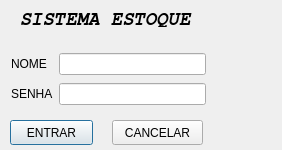
<?xml version="1.0" encoding="UTF-8"?>
<ui version="4.0">
 <class>Dialog</class>
 <widget class="QDialog" name="Dialog">
  <property name="geometry">
   <rect>
    <x>0</x>
    <y>0</y>
    <width>282</width>
    <height>150</height>
   </rect>
  </property>
  <property name="maximumSize">
   <size>
    <width>282</width>
    <height>150</height>
   </size>
  </property>
  <property name="windowTitle">
   <string>ARPROTECT</string>
  </property>
  <property name="windowIcon">
   <iconset resource="recursos.qrc">
    <normaloff>:/img/img/configure_database_16704.ico</normaloff>:/img/img/configure_database_16704.ico</iconset>
  </property>
  <widget class="QPushButton" name="entrar">
   <property name="geometry">
    <rect>
     <x>10</x>
     <y>120</y>
     <width>83</width>
     <height>25</height>
    </rect>
   </property>
   <property name="styleSheet">
    <string notr="true"/>
   </property>
   <property name="text">
    <string>ENTRAR</string>
   </property>
   <property name="icon">
    <iconset resource="recursos.qrc">
     <normaloff>:/img/img/icons8-ok-filled.svg</normaloff>:/img/img/icons8-ok-filled.svg</iconset>
   </property>
  </widget>
  <widget class="QLabel" name="label_3">
   <property name="geometry">
    <rect>
     <x>20</x>
     <y>10</y>
     <width>181</width>
     <height>17</height>
    </rect>
   </property>
   <property name="font">
    <font>
     <family>FreeMono</family>
     <pointsize>14</pointsize>
     <weight>75</weight>
     <italic>true</italic>
     <bold>true</bold>
    </font>
   </property>
   <property name="text">
    <string>SISTEMA ESTOQUE</string>
   </property>
  </widget>
  <widget class="QPushButton" name="cancelar">
   <property name="geometry">
    <rect>
     <x>112</x>
     <y>120</y>
     <width>91</width>
     <height>25</height>
    </rect>
   </property>
   <property name="text">
    <string>CANCELAR</string>
   </property>
   <property name="icon">
    <iconset resource="recursos.qrc">
     <normaloff>:/img/img/icons8-cancelar.svg</normaloff>:/img/img/icons8-cancelar.svg</iconset>
   </property>
  </widget>
  <widget class="QWidget" name="layoutWidget">
   <property name="geometry">
    <rect>
     <x>11</x>
     <y>51</y>
     <width>195</width>
     <height>58</height>
    </rect>
   </property>
   <layout class="QGridLayout" name="gridLayout">
    <item row="0" column="0">
     <widget class="QLabel" name="label">
      <property name="text">
       <string>NOME</string>
      </property>
     </widget>
    </item>
    <item row="0" column="1">
     <widget class="QLineEdit" name="usuario"/>
    </item>
    <item row="1" column="0">
     <widget class="QLabel" name="label_2">
      <property name="text">
       <string>SENHA</string>
      </property>
     </widget>
    </item>
    <item row="1" column="1">
     <widget class="QLineEdit" name="senha"/>
    </item>
   </layout>
  </widget>
  <widget class="QLabel" name="label_4">
   <property name="geometry">
    <rect>
     <x>220</x>
     <y>40</y>
     <width>61</width>
     <height>71</height>
    </rect>
   </property>
   <property name="styleSheet">
    <string notr="true">image: url(:/img/img/locked-padlock-gross-symbol_icon-icons.com_74141.svg);</string>
   </property>
   <property name="text">
    <string/>
   </property>
  </widget>
 </widget>
 <tabstops>
  <tabstop>usuario</tabstop>
  <tabstop>senha</tabstop>
  <tabstop>entrar</tabstop>
  <tabstop>cancelar</tabstop>
 </tabstops>
 <resources>
  <include location="recursos.qrc"/>
 </resources>
 <connections>
  <connection>
   <sender>cancelar</sender>
   <signal>clicked()</signal>
   <receiver>senha</receiver>
   <slot>clear()</slot>
   <hints>
    <hint type="sourcelabel">
     <x>154</x>
     <y>133</y>
    </hint>
    <hint type="destinationlabel">
     <x>158</x>
     <y>96</y>
    </hint>
   </hints>
  </connection>
  <connection>
   <sender>cancelar</sender>
   <signal>clicked()</signal>
   <receiver>usuario</receiver>
   <slot>clear()</slot>
   <hints>
    <hint type="sourcelabel">
     <x>189</x>
     <y>124</y>
    </hint>
    <hint type="destinationlabel">
     <x>185</x>
     <y>66</y>
    </hint>
   </hints>
  </connection>
 </connections>
</ui>
